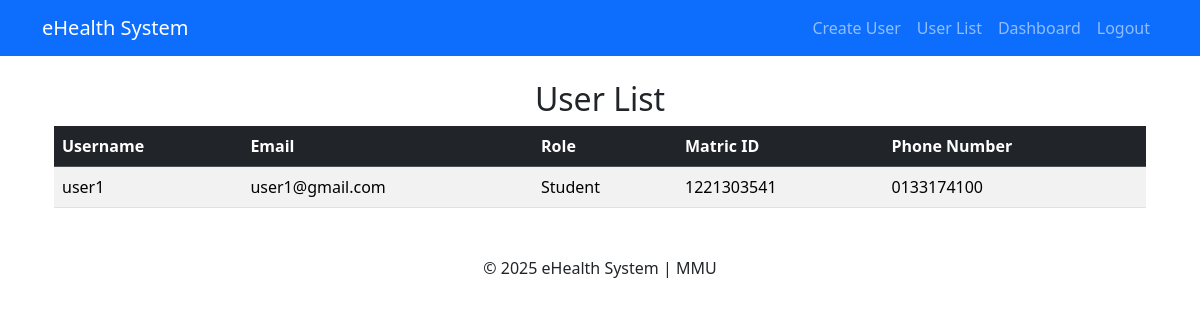
/users/list/ (signed in), run on the app's committed database.
### users/models.py (models this page shows, shortened)
class CustomUser(AbstractUser):
    ROLE_CHOICES = [
        ('student', 'Student'),
        ('lecturer', 'Lecturer'),
        ('staff', 'University Staff'),
        ('admin', 'Admin'),
        ('superadmin', 'Superadmin'),
    ]
    role = models.CharField(max_length=20, choices=ROLE_CHOICES, default='student')
    matric_id = models.CharField(max_length=20, unique=True, blank=True, null=True)
    phone_number = models.CharField(max_length=15, blank=True, null=True)
    hostel_block = models.CharField(max_length=50, blank=True, null=True)

### users/views.py (the view)
# urls.py: path('list/', views.user_list, name='user_list'),  # Admin can list users
@login_required
def user_list(request):
    if request.user.role not in ['superadmin', 'admin']:
        messages.error(request, "You are not authorized to view users.")
        return redirect('dashboard')
    users = CustomUser.objects.exclude(role='superadmin')  # Hide other superadmins
    return render(request, 'users/user_list.html', {'users': users})

### users/templates/users/user_list.html
{% extends 'base.html' %}
{% block content %}
  <div class="container">
      <h2 class="text-center">User List</h2>
      <table class="table table-striped">
          <thead class="table-dark">
              <tr>
                  <th>Username</th>
                  <th>Email</th>
                  <th>Role</th>
                  <th>Matric ID</th>
                  <th>Phone Number</th>
              </tr>
          </thead>
          <tbody>
              {% for user in users %}
                  <tr>
                      <td>{{ user.username }}</td>
                      <td>{{ user.email }}</td>
                      <td>{{ user.get_role_display }}</td>
                      <td>{{ user.matric_id }}</td>
                      <td>{{ user.phone_number }}</td>
                  </tr>
              {% endfor %}
          </tbody>
      </table>
  </div>
{% endblock %}

### data on the page
CustomUser: username "user1", email "user1@gmail.com", role "Student", matric_id "1221303541", phone_number "0133174100"
